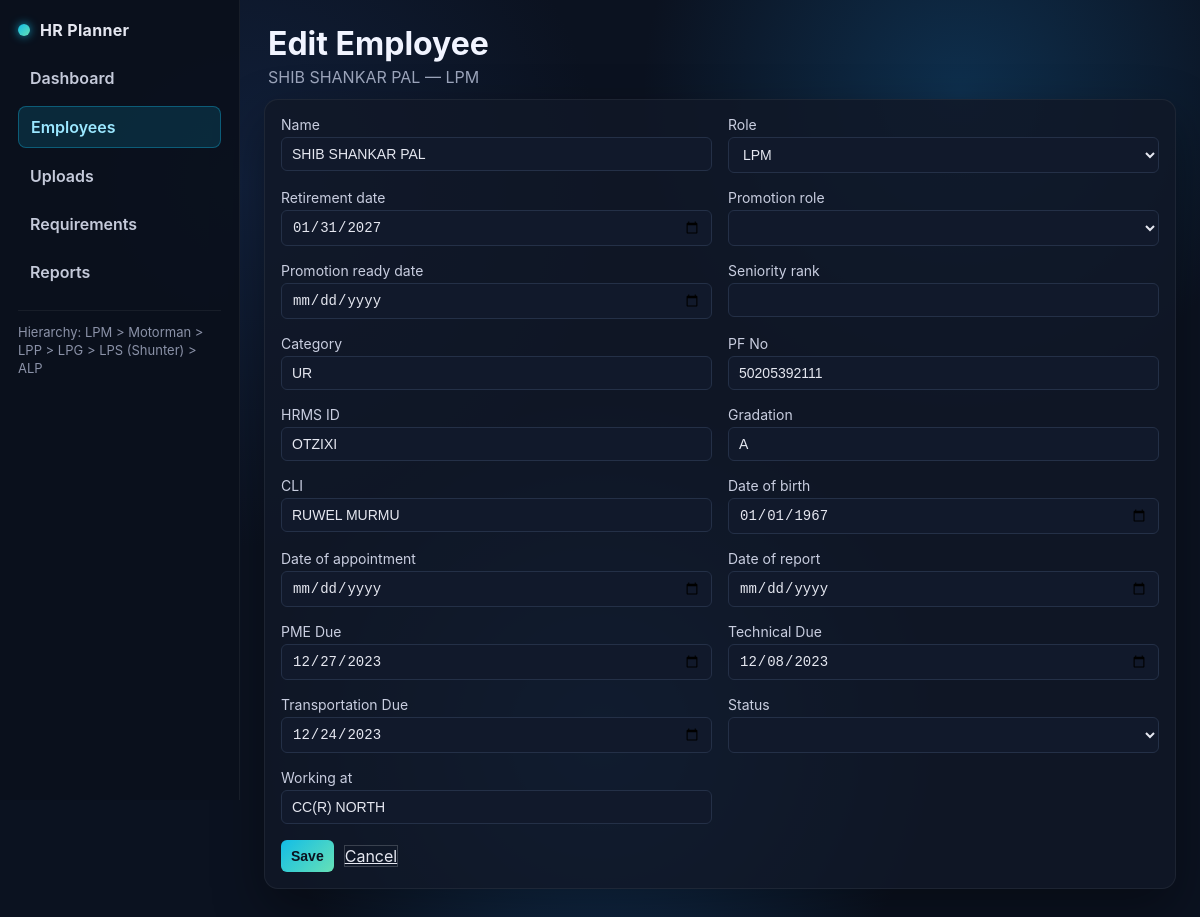
Page /employees/74 on the committed database.
### src/models.py (models this page shows)
class Employee(SQLModel, table=True):
    id: int | None = Field(default=None, primary_key=True)
    name: str
    role: str
    hire_date: date
    retirement_date: date
    promotion_role: str | None = None
    promotion_ready_date: date | None = None
    seniority_rank: int | None = None
    category: str | None = None
    pf_no: str | None = None
    hrms: str | None = None
    dob: date | None = None
    doa: date | None = None
    do_report: date | None = None
    status: str | None = None
    working_at: str | None = None
    gradation: str | None = None
    cli: str | None = None
    pme_due: date | None = None
    technical_due: date | None = None
    transportation_due: date | None = None

### src/app.py (the view)
@app.get("/employees/{emp_id}")
def edit_employee_page(emp_id: int, request: Request, session: Session = Depends(get_session)):
    employee = session.get(Employee, emp_id)
    if not employee:
        raise HTTPException(status_code=404, detail="Employee not found")
    return templates.TemplateResponse(
        "employees_edit.html",
        {
            "request": request,
            "employee": employee,
            "role_order": ROLE_ORDER,
            "active_page": "employees",
        },
    )

### templates/employees_edit.html (shortened to what this page needs)
<!DOCTYPE html>
<html lang="en">
<head>
  <link rel="stylesheet" href="/static/style.css" />
</head>
<body>
  <div class="layout">
    <aside class="sidebar">
      <div class="brand">
        <div class="dot"></div>
        <span>HR Planner</span>
      </div>
      <nav class="side-links">
        <a class="{{ 'active' if active_page == 'dashboard' else '' }}" href="/">Dashboard</a>
        <a class="{{ 'active' if active_page == 'employees' else '' }}" href="/employees">Employees</a>
        <a class="{{ 'active' if active_page == 'uploads' else '' }}" href="/uploads">Uploads</a>
        <a class="{{ 'active' if active_page == 'requirements' else '' }}" href="/requirements">Requirements</a>
        <a class="{{ 'active' if active_page == 'reports' else '' }}" href="/reports">Reports</a>
      </nav>
      <div class="hierarchy">Hierarchy: LPM &gt; Motorman &gt; LPP &gt; LPG &gt; LPS (Shunter) &gt; ALP</div>
    </aside>
    <main class="content">
      <header>
        <div>
          <h1>Edit Employee</h1>
          <p>{{ employee.name }} — {{ employee.role }}</p>
        </div>
      </header>
      <section class="card">
        <form method="post" action="/employees/{{ employee.id }}">
          <div class="grid">
            <label>Name <input name="name" value="{{ employee.name }}" required /></label>
            <label>Role
              <select name="role" required>
                {% for role in role_order %}
                  <option value="{{ role }}" {% if role == employee.role %}selected{% endif %}>{{ role }}</option>
                {% endfor %}
              </select>
            </label>
            <label>Retirement date <input type="date" name="retirement_date" value="{{ employee.retirement_date }}" required /></label>
            <label>Promotion role
              <select name="promotion_role">
                <option value=""></option>
                {% for role in role_order %}
                  <option value="{{ role }}" {% if role == employee.promotion_role %}selected{% endif %}>{{ role }}</option>
                {% endfor %}
              </select>
            </label>
            <label>Promotion ready date <input type="date" name="promotion_ready_date" value="{{ employee.promotion_ready_date or '' }}" /></label>
            <label>Seniority rank <input type="number" name="seniority_rank" value="{{ employee.seniority_rank or '' }}" min="0" /></label>
            <label>Category <input name="category" value="{{ employee.category or '' }}" /></label>
            <label>PF No <input name="pf_no" value="{{ employee.pf_no or '' }}" /></label>
            <label>HRMS ID <input name="hrms" value="{{ employee.hrms or '' }}" /></label>
            <label>Gradation <input name="gradation" value="{{ employee.gradation or '' }}" /></label>
            <label>CLI <input name="cli" value="{{ employee.cli or '' }}" /></label>
            <label>Date of birth <input type="date" name="dob" value="{{ employee.dob or '' }}" /></label>
            <label>Date of appointment <input type="date" name="doa" value="{{ employee.doa or '' }}" /></label>
            <label>Date of report <input type="date" name="do_report" value="{{ employee.do_report or '' }}" /></label>
            <label>PME Due <input type="date" name="pme_due" value="{{ employee.pme_due or '' }}" /></label>
            <label>Technical Due <input type="date" name="technical_due" value="{{ employee.technical_due or '' }}" /></label>
            <label>Transportation Due <input type="date" name="transportation_due" value="{{ employee.transportation_due or '' }}" /></label>
            <label>Status
              <select name="status">
                <option value=""></option>
                <option value="ACTIVE" {% if employee.status == 'ACTIVE' %}selected{% endif %}>ACTIVE</option>
              </select>
            </label>
            <label>Working at <input name="working_at" value="{{ employee.working_at or '' }}" /></label>
          </div>
          <div class="actions">
            <button type="submit">Save</button>
            <a class="ghost" href="/employees">Cancel</a>
          </div>
        </form>
      </section>
    </main>
  </div>
</body>
</html>

### static/style.css (style rules this page uses)
:root { font-family: "Inter", "Segoe UI", system-ui, sans-serif; background: #0b1220; color: #e5e7f0; }
* { box-sizing: border-box; }
body { margin: 0; padding: 0; background: radial-gradient(circle at 20% 20%, #11203b 0, rgba(17,32,59,0) 30%), radial-gradient(circle at 80% 10%, #0e2f4d 0, rgba(14,47,77,0) 25%), radial-gradient(circle at 50% 80%, #133860 0, rgba(19,56,96,0) 35%), #0b1220; }
.layout { display: flex; min-height: 100vh; }
.sidebar { flex: 0 0 240px; width: 240px; background: rgba(10,16,28,0.95); border-right: 1px solid rgba(255,255,255,0.06); padding: 20px 18px; display: flex; flex-direction: column; gap: 18px; position: sticky; top: 0; height: 100vh; }
.brand { display: flex; align-items: center; gap: 10px; font-weight: 700; letter-spacing: 0.02em; color: #e5e7f0; }
.brand .dot { width: 12px; height: 12px; border-radius: 50%; background: linear-gradient(135deg, #12bde7, #66e1b6); box-shadow: 0 0 10px rgba(18,189,231,0.8); }
.side-links { display: flex; flex-direction: column; gap: 8px; }
.side-links a { color: #c5cada; text-decoration: none; padding: 10px 12px; border-radius: 8px; font-weight: 600; }
.side-links a.active { background: rgba(18,189,231,0.15); color: #9be7ff; border: 1px solid rgba(18,189,231,0.35); }
.hierarchy { color: #8b92a8; font-size: 13px; line-height: 1.4; border-top: 1px solid rgba(255,255,255,0.06); padding-top: 12px; }
.content { flex: 1; padding: 18px 24px 32px; }
header { display: flex; justify-content: space-between; align-items: center; gap: 16px; flex-wrap: wrap; padding: 6px 4px 12px; }
h1 { margin: 0 0 4px 0; color: #f1f4ff; }
p { margin: 0; color: #9aa3b9; }
label { font-size: 14px; display: flex; flex-direction: column; gap: 4px; color: #c9cee0; }
input, select, button { padding: 8px 10px; border: 1px solid #243047; background: #11192b; color: #e5e7f0; border-radius: 6px; font-size: 14px; }
button { background: linear-gradient(135deg, #12bde7, #66e1b6); color: #0b1220; border: none; cursor: pointer; font-weight: 600; }
.ghost { background: transparent; border: 1px solid rgba(255,255,255,0.18); color: #e5e7f0; }
.grid { display: grid; grid-template-columns: repeat(auto-fit, minmax(320px, 1fr)); gap: 16px; margin: 0 0 16px; }
.card { background: rgba(17, 24, 39, 0.85); border: 1px solid rgba(255,255,255,0.06); border-radius: 14px; padding: 16px; box-shadow: 0 20px 50px rgba(0,0,0,0.35); }
.actions { display: flex; gap: 10px; align-items: center; flex-wrap: wrap; margin-top: 12px; }
.sidebar { transition: width 0.25s ease, padding 0.25s ease, opacity 0.25s ease, flex-basis 0.25s ease; }

### rows in the picture
Employee: name "SHIB SHANKAR PAL", role "LPM", retirement_date "01/31/2027", category "UR", pf_no "50205392111", hrms "OTZIXI", gradation "A", cli "RUWEL MURMU", dob "01/01/1967", pme_due "12/27/2023", technical_due "12/08/2023", transportation_due "12/24/2023", working_at "CC(R) NORTH"
